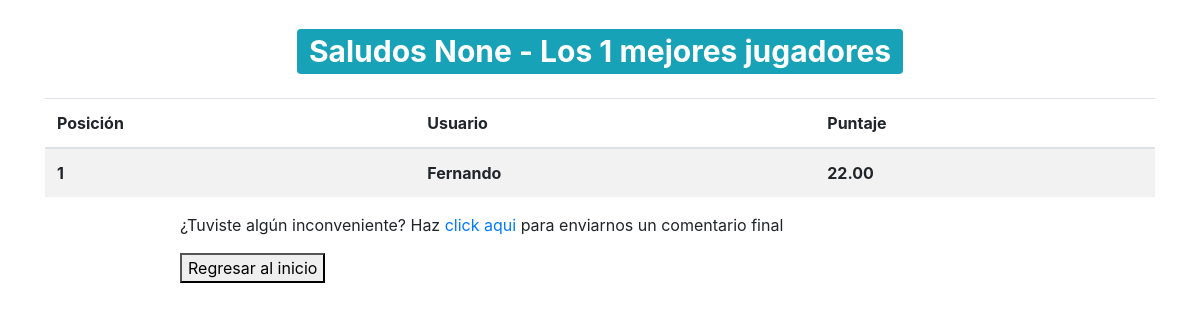
/tablero/, run on an earlier commit of the app's database.
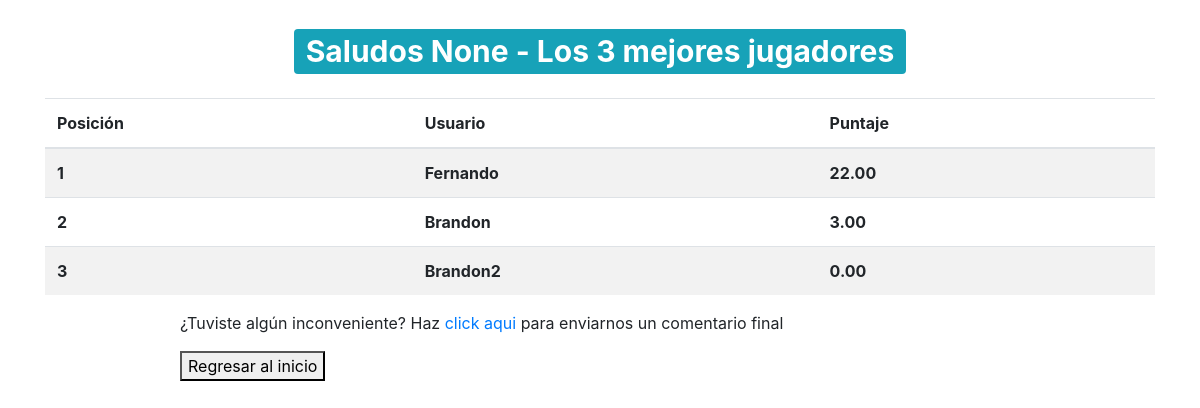
And on a later commit of the database.
### Quiz/models.py (models this page shows, shortened)
class QuizUsuario(models.Model):
	usuario = models.TextField(verbose_name='Ip usuario')
	nombre = models.TextField(verbose_name='Nombre del usuario', null=True)
	puntaje_total = models.DecimalField(verbose_name='Puntaje Total', null=True, default=0.00, decimal_places=2, max_digits=10)
	num_p = models.IntegerField(verbose_name='Numero de  preguntas respondidas', default=0)

### Quiz/views.py (the view, shortened to what this page needs)
# urls.py: path('tablero/', tablero, name='tablero'),
def tablero(request):
	global nombre_usuario
	try:
		QuizUser = QuizUsuario.objects.get(usuario=get_client_ip(request), nombre=nombre_usuario)
		n_preguntas = QuizUser.num_p
	except:
		n_preguntas = 0
	total_usaurios_quiz = QuizUsuario.objects.order_by('-puntaje_total')[:10]
	contador = total_usaurios_quiz.count()
	context = {
		'user':nombre_usuario,
		'usuario_quiz':total_usaurios_quiz,
		'contar_user':contador
	}
	return render(request, 'play/tablero.html', context)

### Quiz/views.py (called while the page is built)
def get_client_ip(request):
    x_forwarded_for = request.META.get('HTTP_X_FORWARDED_FOR')
    if x_forwarded_for:
        ip = x_forwarded_for.split(',')[0]
    else:
        ip = request.META.get('REMOTE_ADDR')
    return ip

### template/play/tablero.html (shortened to what this page needs)
{% extends 'base.html' %}
{% block contenido %}
<div class="container">
	<h1 class="text-center my-4">
		<span class="badge badge-info">
			Saludos {{user}} - Los {{contar_user}} mejores jugadores
		</span>
	</h1>
	<table class="table table-striped table-bodered">
		<thead>
			<tr>
				<th>Posición</th>
				<th>Usuario</th>
				<th>Puntaje</th>
			</tr>
		</thead>
		<tbody>
			{% for user_quiz in usuario_quiz %}
				<tr>
					<th>{{forloop.counter}}</th>
					<th>{{user_quiz.nombre}}</th>
					<th>{{user_quiz.puntaje_total}}</th>
				</tr>
			{% endfor %}
		</tbody>
	</table>
</div>
<div id='texto_final'>
<p>¿Tuviste algún inconveniente? Haz <a href="{% url 'comentario' %}">click aqui</a> para enviarnos un comentario final</p>
<a href="{% url 'inicio' %}">
	<button>
		Regresar al inicio
	</button>
</a>
</div>
{% endblock %}

What changed in the data, as far as the page shows it:
added QuizUsuario: nombre "Brandon", puntaje_total "3.00"
added QuizUsuario: nombre "Brandon2", puntaje_total "0.00"
Also different on the page:
{{ contar_user }}: "1" → "3"
